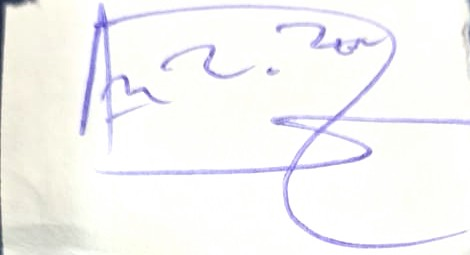
#> input picture scripts/signature-sources/chairman.jpg, 470 x 255 px
$ python trace-signature.py signature-sources/chairman.jpg out.png
#> lines starting #> are read from the running program, lines starting #| are printed output that depends on the picture; after the words box and inside, x2 and y2 are one past the last pixel; in counts of white or black regions, pixels touching at a corner belong together
#!/usr/bin/env python3
"""Turn a photographed signature into a clean, resolution-free vector asset.

    python3 scripts/trace-signature.py <source-image> <output.svg> [--label "…"]

WHY THIS EXISTS AS A COMMITTED SCRIPT
An asset produced by an ad-hoc command nobody wrote down cannot be regenerated
when the source is re-shot at a better resolution, and this repository has been
bitten by exactly that before. Every constant below is a decision with a reason
attached; re-running this on a better photograph is meant to be one command.

WHAT IT DOES, AND WHY IN THIS ORDER

  1. UPSAMPLE FIRST, THRESHOLD SECOND. Thresholding the source directly gives a
     staircase edge that the tracer then reproduces faithfully as jagged vector.
     Upsampling 10x with Lanczos and a small Gaussian first puts the edge
     between pixels, so the traced curve follows the stroke rather than the
     sampling grid.

  2. THE INK IS THE BRIGHT PIXELS. The supplied capture is light-on-dark — a
     signature written on a dark canvas — so the mask is `> threshold`, not
     `<`. The dark ground is discarded entirely: the output has no background
     at all, which is what lets it sit on the certificate's paper.

  3. EROSION, NOT A HIGHER THRESHOLD, CONTROLS WEIGHT. Raising the threshold
     thins the strokes AND breaks them, because the faintest parts of a stroke
     are its ends and its fast sections. Eroding a generous mask thins evenly
     and leaves the topology intact. Measured on the 2026-08-06 capture:
     threshold alone at 0.26 broke the left loop; erosion to the same ink
     coverage did not.

  4. POTRACE, not a hand-rolled contour tracer. It fits Béziers with corner
     detection, which is what makes the result look like a pen rather than a
     polygon at 600 DPI.

  5. CROP TO THE INK. The output viewBox is the ink's own bounding box plus a
     small margin, so the caller can size it by width and get predictable
     optical weight.

HONEST LIMIT: tracing does not add information. It makes the edges crisp at any
resolution, which is real and worth having, but the stroke SHAPE can only be as
faithful as the source. A 120x86 px photograph traced to vector is a crisp
rendering of a 120x86 px photograph.
"""
import argparse
import re
import subprocess
import sys
import tempfile
from pathlib import Path

import numpy as np
from PIL import Image, ImageFilter

# Measured on the 2026-08-06 Principal's signature capture (120 x 86 px).
UPSAMPLE = 10
BLUR = 1.4          # in upsampled pixels — 0.14 source pixels
THRESHOLD = 0.19    # of the normalised range; the ink is the BRIGHT side
ERODE = 7           # MinFilter kernel, in upsampled pixels
# potrace: -a corner threshold, -O curve optimisation, -t despeckle (px^2).
POTRACE = ['-a', '1.3', '-O', '0.4', '-t', '45']
INK = '#101010'     # fresh black; deliberately not #000 so it separates as
                    # rich black rather than 100% K alone on a warm stock
MARGIN = 30         # in output user units (= bitmap pixels, see below)


def main():
    ap = argparse.ArgumentParser()
    ap.add_argument('source')
    ap.add_argument('output')
    ap.add_argument('--label', default='Specimen signature')
    ap.add_argument('--threshold', type=float, default=THRESHOLD)
    ap.add_argument('--erode', type=int, default=ERODE)
    args = ap.parse_args()

    im = Image.open(args.source).convert('L')
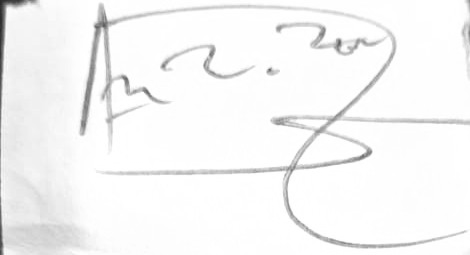
#> im: PIL image 470x255 L; min 40, max 255, mean 245.5
    src_w, src_h = im.size
#> src_w = 470; src_h = 255
    big = im.resize((src_w * UPSAMPLE, src_h * UPSAMPLE), Image.LANCZOS)
    big = big.filter(ImageFilter.GaussianBlur(BLUR))

    a = np.asarray(big).astype(np.float32)
    span = float(a.max() - a.min())
#> span = 217
    if span < 8:
        sys.exit(f'{args.source}: the image has almost no contrast '
                 f'(range {span:.1f} of 255) — nothing to separate ink from ground')
    a = (a - a.min()) / span

    mask = Image.fromarray(((a > args.threshold) * 255).astype(np.uint8))
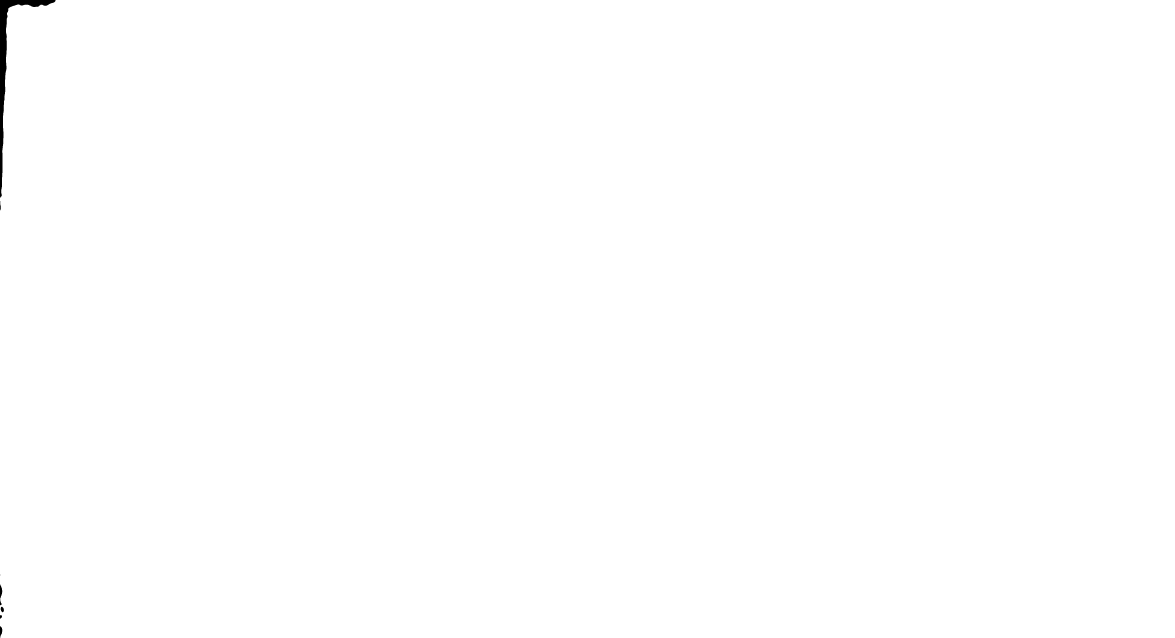
#> mask: PIL image 4700x2550 L (shown at 1/4 size); 99.8% white; 7 black regions (1 under 20 px), largest, box (x1, y1, x2, y2) and area: (0, 0, 222, 791) 18377, (0, 2337, 9, 2423) 415, (0, 2505, 9, 2550) 275, (3, 2427, 16, 2449) 207, (0, 2461, 8, 2475) 86, (0, 804, 3, 842) 73
    if args.erode:
        mask = mask.filter(ImageFilter.MinFilter(args.erode))
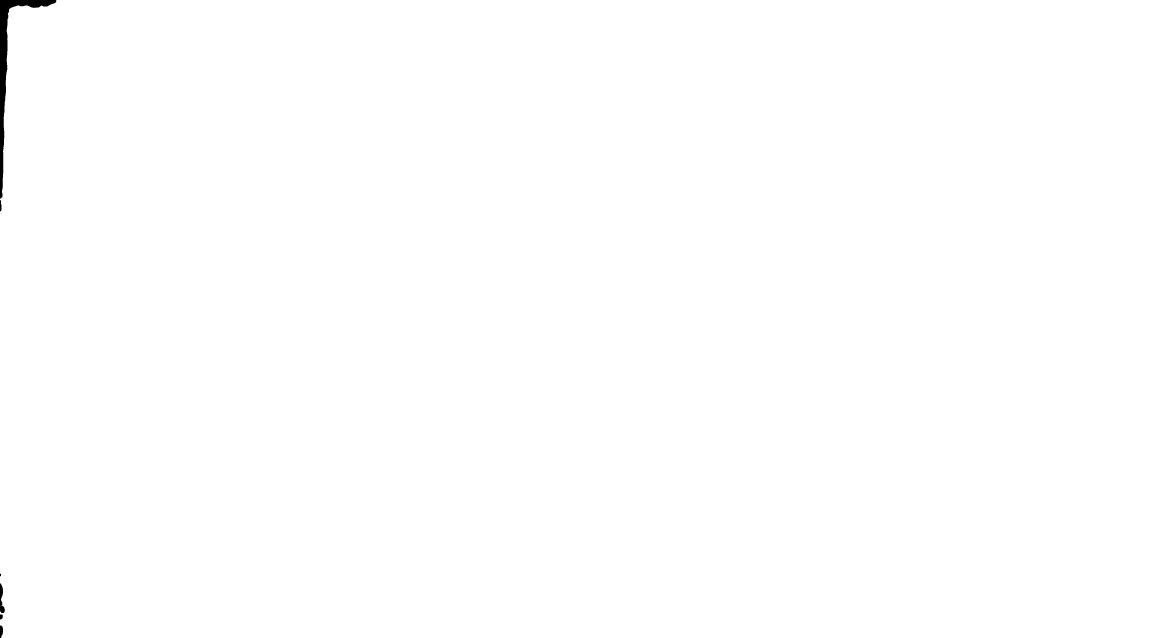
#> mask: PIL image 4700x2550 L (shown at 1/4 size); 99.8% white; 6 black regions, box (x1, y1, x2, y2) and area: (0, 0, 225, 794) 21611, (0, 2334, 19, 2452) 1224, (0, 2502, 12, 2550) 470, (0, 801, 6, 845) 223, (0, 2458, 11, 2478) 194, (0, 2295, 4, 2305) 40
    coverage = float(np.asarray(mask).mean()) / 255
#> coverage = 0.998
    if not 0.02 <= coverage <= 0.25:
#> (the run stopped early here; a loop or call above may not have finished)
